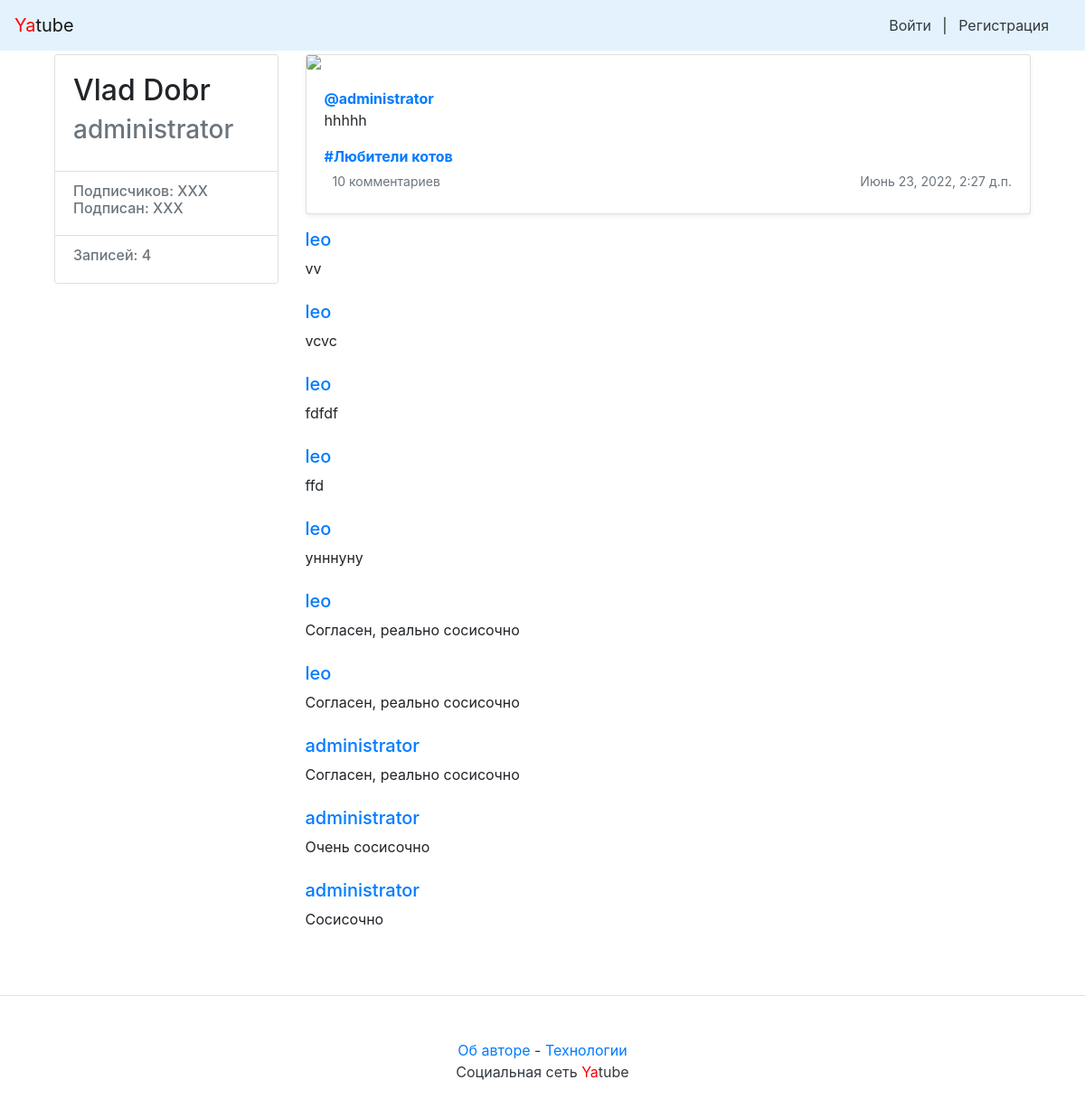
Before: /profile/administrator/56/ with the older database file.
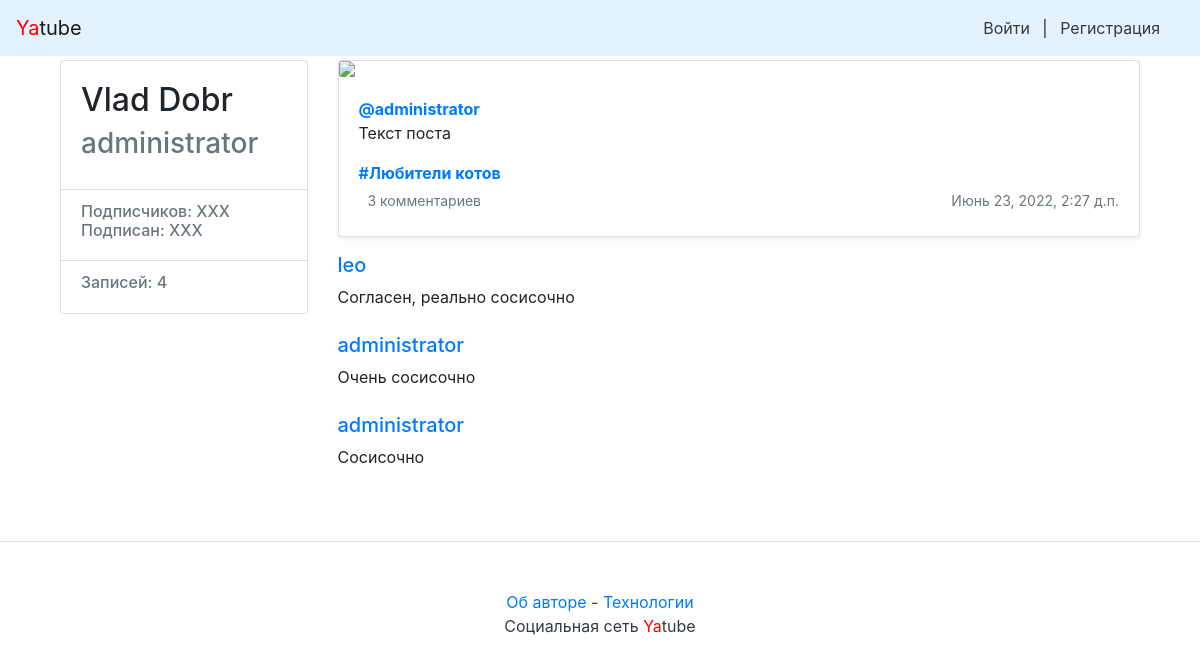
After: the same page with the newer database file.
### posts/models.py (models this page shows, shortened)
class Post(models.Model):
    text = models.TextField(verbose_name='Текст записи')
    pub_date = models.DateTimeField('Дата публикации', auto_now_add=True, db_index=True)
    author = models.ForeignKey(User, on_delete=models.CASCADE, related_name="posts")  # author_posts
    group = models.ForeignKey(Group, on_delete=models.CASCADE, related_name="posts",  # group_posts
                              blank=True, null=True, verbose_name='Группа')
    image = models.ImageField(upload_to='posts/', blank=True, null=True)

class Group(models.Model):
    title = models.CharField(max_length=200)
    slug = models.SlugField(unique=True)
    description = models.TextField()

class Comment(models.Model):
    post = models.ForeignKey(Post, on_delete=models.CASCADE, related_name='comments')
    author = models.ForeignKey(User, on_delete=models.CASCADE, related_name='comments')
    text = models.TextField(verbose_name='Текст комментария')
    created = models.DateTimeField('Дата публикации', auto_now_add=True)
    class Meta:
        ordering = ['-created']

### posts/views.py (the view)
# urls.py: path('profile/<str:username>/<int:post_id>/', views.post_view, name='post'),
def post_view(request, username, post_id):
    profile_id = User.objects.get(username=username)
    post_list = Post.objects.filter(author_id=profile_id)
    post = post_list.get(id=post_id)
    cnt_of_posts = post_list.count()
    comments_list = Comment.objects.filter(post_id=post_id)
    form = CommentForm(instance=None)
    context = {'post': post,
               'cnt_of_posts': cnt_of_posts,
               'username': post.author,
               'form': form,
               'items': comments_list,
               }
    response = render(request, "post.html", context)
    return response

### templates/post.html (shortened to what this page needs)
{% extends "base.html" %}
{% block content %}
<main role="main" class="container">
    <div class="row">
            <div class="col-md-3 mb-3 mt-1">
                <div class="card">
                        <div class="card-body">
                                <div class="h2">
                                    {{ username.get_full_name }}
                                </div>
                                <div class="h3 text-muted">
                                     {{ username }}
                                </div>
                        </div>
                        <ul class="list-group list-group-flush">
                                <li class="list-group-item">
                                        <div class="h6 text-muted">
                                        Подписчиков: XXX <br />
                                        Подписан: XXX
                                        </div>
                                </li>
                                <li class="list-group-item">
                                        <div class="h6 text-muted">
                                            Записей: {{ cnt_of_posts }}
                                        </div>
                                </li>
                        </ul>
                </div>
        </div>
        <div class="col-md-9">
            {% include "post_item.html" with post=post %}
            {% include 'comments.html' %}
     </div>
    </div>
</main>
{% endblock %}

### templates/base.html (shortened to what this page needs)
<!doctype html>
<html>
<head>
    {% load static %}
    <link rel="stylesheet" href="{% static 'bootstrap/dist/css/bootstrap.min.css' %}">
</head>
<body>
{% include 'nav.html' %}
<main>
    <div class="container">
        {% block content %}{% endblock content %}
    </div>
</main>
{% include 'footer.html' %}
</body>
</html>

### templates/nav.html
<nav class="navbar navbar-light" style="background-color: #e3f2fd;">
    <a class="navbar-brand" href="/"><span style="color:red">Ya</span>tube</a>
    <nav class="my-2 my-md-0 mr-md-3">
        {% if user.is_authenticated %}
        <a class="p-2 text-dark" href="{% url 'new_post' %}">Новая запись</a> |
        Пользователь: {{ user.username }}. |
        <a class="p-2 text-dark" href="{% url 'password_change' %}">Изменить пароль</a> |
        <a class="p-2 text-dark" href="{% url 'logout' %}">Выйти</a>
        {% else %}
        <a class="p-2 text-dark" href="{% url 'login' %}">Войти</a> |
        <a class="p-2 text-dark" href="{% url 'signup' %}">Регистрация</a>
        {% endif %}
    </nav>
</nav>

### templates/post_item.html (shortened to what this page needs)
<div class="card mb-3 mt-1 shadow-sm">
    {% load thumbnail %}
    {% thumbnail post.image "960x339" crop="center" upscale=True as im %}
    <img class="card-img" src="{{ im.url }}" />
    {% endthumbnail %}
    <div class="card-body">
        <p class="card-text">
            <a name="post_{{ post.id }}" href="{% url 'profile' post.author.username %}">
                <strong class="d-block text-gray-dark">@{{ post.author }}</strong>
            </a>
            {{ post.text|linebreaksbr }}
        </p>
        {% if post.group %}
        <a class="card-link muted" href="{% url 'group' post.group.slug %}">
                <strong class="d-block text-gray-dark">#{{ post.group.title }}</strong>
        </a>
        {% endif %}
        <div class="d-flex justify-content-between align-items-center">
            <div class="btn-group ">
                <a class="btn btn-sm text-muted" href="{% url 'post' post.author.username post.id %}" role="button">
                    {% if post.comments.exists %}
                    {{ post.comments.count }} комментариев
                    {% else%}
                    Добавить комментарий
                    {% endif %}
                </a>
            </div>
            <small class="text-muted">{{ post.pub_date }}</small>
        </div>
    </div>
</div>

### templates/comments.html (shortened to what this page needs)
{% load user_filters %}
{% for item in items %}
<div class="media mb-4">
<div class="media-body">
    <h5 class="mt-0">
    <a
        href="{% url 'profile' item.author.username %}"
        name="comment_{{ item.id }}"
        >{{ item.author.username }}</a>
    </h5>
    {{ item.text }}
</div>
</div>
{% endfor %}

### templates/footer.html
<footer class="pt-4 my-md-5 pt-md-5 border-top">
        <p class="m-0 text-dark text-center "><a href="/about-author/">Об авторе</a> - <a href="/about-spec/">Технологии</a></p>
        <p class="m-0 text-dark text-center ">Социальная сеть <span style="color:red">Ya</span>tube</p>
</footer>

Changed rows visible on the page:
removed Comment: author.username "leo", text "vv"
removed Comment: author.username "leo", text "vcvc"
removed Comment: author.username "leo", text "fdfdf"
removed Comment: author.username "leo", text "ffd"
removed Comment: author.username "leo", text "унннуну"
removed Comment: author.username "leo", text "Согласен, реально сосисочно"
removed Comment: author.username "administrator", text "Согласен, реально сосисочно"
changed Post "administrator": text "hhhhh" → "Текст поста"; comments.count "10" → "3"
